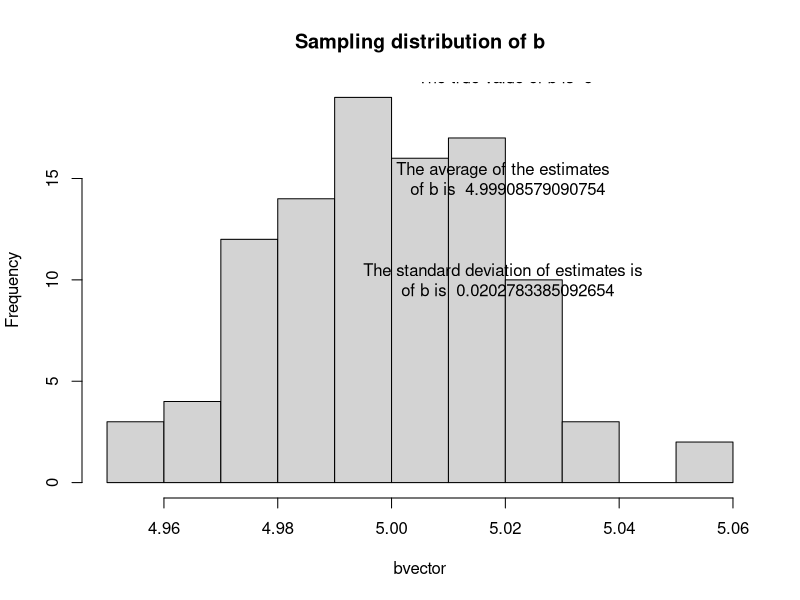

Write R code to recreate this figure.
#PJ
# 2003-08-30

# This is a program I wrote in 2002 to show what would
# happen if you really could calculate regression estimates
# for many repeated samples.  IT makes a histogram showing
# the variation in slope estimates.

# The later program, ols2, makes a little fancier output.


# The number of samples to collect is:
nOfRuns <- 100

a <- 2    #intercept parameter
b <- 5    #slope parameter
stderror <- 3  #standard deviation of error term


# This function creates some data to use in a regression.
# Note we are treating the x as a fixed thing in the exercise.
# Because the last element here creates y, y gets returned by
# this function.
getPhonyData <- function (x){
    e <-rnorm(1000,mean=0,sd=stderror)
    y <- a + b*x + e
}


# This is the column for the input variable.
# We use the same inputs for every sample of error terms/ dependant
# variables.
x <- 10+5*rnorm(1000)

conductSim <- function(i){
  y<-getPhonyData(x)  #x is grabbed from environment
  try(lm(y~x)) #output of last command is returned
}

result <- lapply(1:nOfRuns, conductSim)

#result is a list of model results. You can get the i'th one by
#result[[i]].

#collect up the estimates of "b"
getB <- function(i){result[[i]]$coefficients[2]}

#collect up estimated standard errors

bvector <- sapply(1:nOfRuns,getB)

meanb <- mean(bvector)
sdb <- sd(bvector)

hist(bvector,main="Sampling distribution of b")

text(x=5.02,y=20,paste("The true value of b is ", b))
text(x=5.02,y=15,paste("The average of the estimates \n of b is ", meanb))
text (x=5.02,y=10,paste("The standard deviation of estimates is \n of b is ", sdb))
